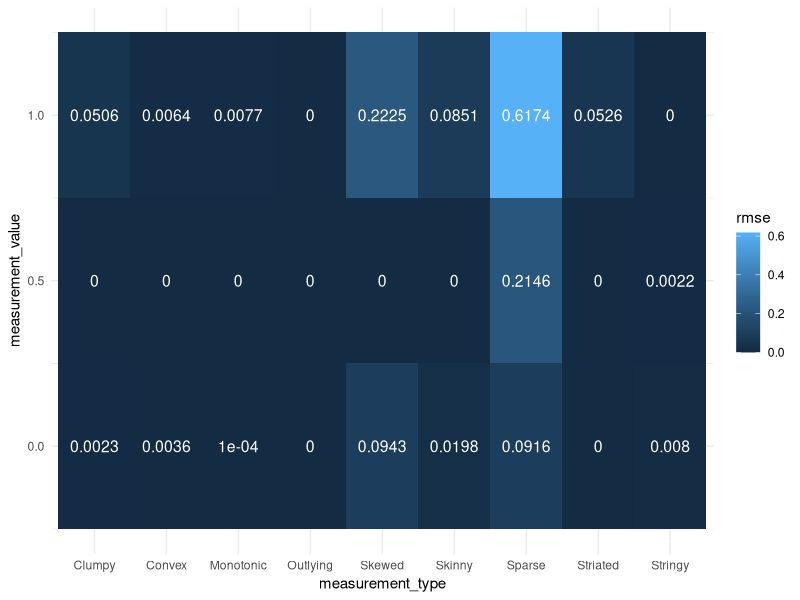

Reproduce this figure in R.
library(tidyverse)
library(here)

df <- read_csv(here("experiment","table.csv")) %>% select(-1)
# df <- read_csv(here("experiment","experiment_results.csv"))

df %>%
  ggplot(aes(x = measurement_type,y = measurement_value),color="white") +
  geom_tile(aes(fill = rmse)) +
  geom_text(aes(label = round(rmse,4)),color = "white",size = 4) +
  theme_minimal()
